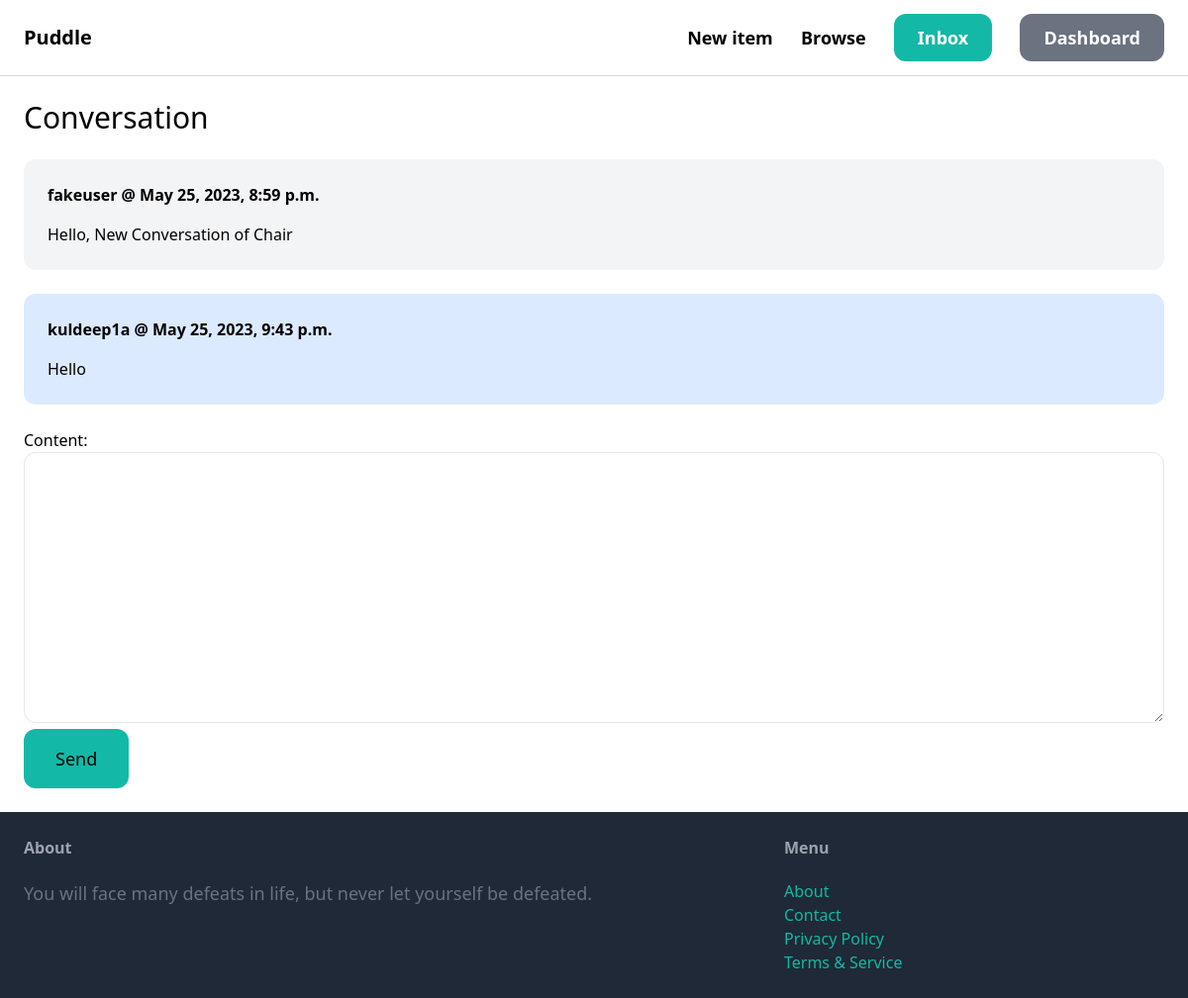
The app's page /inbox/4/ (signed in) with its own data.
### conversation/models.py (models this page shows)
class ConversationMessage(models.Model):
    conversation = models.ForeignKey(Conversation, related_name='messages', on_delete=models.CASCADE)
    content = models.TextField()
    created_at = models.DateTimeField(auto_now_add=True)
    created_by = models.ForeignKey(User, related_name='created_messages', on_delete=models.CASCADE)

### conversation/views.py (the view)
# urls.py: path('<int:pk>/', views.detail, name='detail'),
@login_required
def detail(request, pk):
    conversation = Conversation.objects.filter(members__in=[request.user.id]).get(pk=pk)
    if request.method == 'POST':
        form = ConversationMessageForm(request.POST)
        if form.is_valid():
            conversation_message = form.save(commit=False)
            conversation_message.conversation = conversation
            conversation_message.created_by = request.user
            conversation_message.save()
            conversation.save()
            return redirect('conversation:detail', pk=pk)
    else:
        form = ConversationMessageForm()
    return render(request, 'conversation/detail.html', dict(conversation=conversation, form=form))

### conversation/forms.py
class ConversationMessageForm(forms.ModelForm):
    class Meta:
        model = ConversationMessage
        fields = ('content',)
        widgets = dict(content=forms.Textarea(attrs={
            'class': INPUT_CLASSES,
        }))

### conversation/templates/conversation/detail.html (shortened to what this page needs)
{% extends 'core/base.html' %}
{% block content %}
<h1 class="mb-6 text-3xl">Conversation</h1>
<div class="space-y-6">
    {% for message in conversation.messages.all %}
        <div class="p-6 flex {% if message.created_by == request.user %} bg-blue-100 {% else %} bg-gray-100 {% endif %} rounded-xl">
            <div>
                <p class="mb-4"><strong>{{ message.created_by.username }} @ {{ message.created_at }}</strong></p>
                <p>{{ message.content }}</p>
            </div>
        </div>
    {% endfor %}
</div>
<form method="post" action="." class="mt-6">
    {{ form.as_p }}
    <button class="py-4 px-8 text-lg bg-teal-500 hover:bg-teal-700 rounded-xl">Send</button>
</form>
{% endblock %}

### records on screen
ConversationMessage: created_by.username "fakeuser", created_at "May 25, 2023, 8:59 p.m.", content "Hello, New Conversation of Chair"
ConversationMessage: created_by.username "kuldeep1a", created_at "May 25, 2023, 9:43 p.m.", content "Hello"
